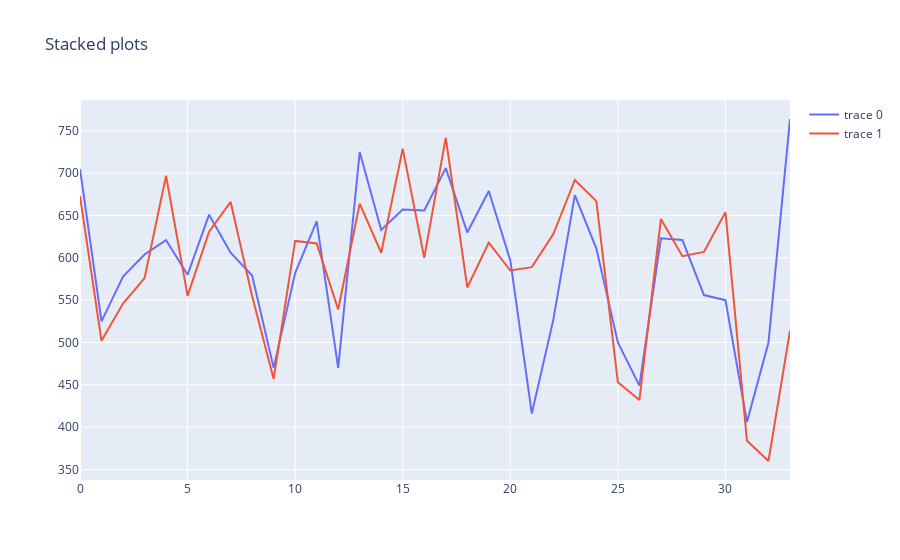

The notebook cell this image was saved under:
### Code cell
# Calculate median readings for first 34 stones
df_stones = pd.DataFrame(index=range(34))
cols = [str(x) for x in range(34)]
for file_nr in range(1, 3):
    df = pd.read_csv(f"Colab_files/black_flat_{file_nr}.csv", index_col='Unnamed: 0')
    for column in cols:
        # Use loc to insert the new row at the end
        df_stones.loc[int(column), f"{str(file_nr-1)}"] = df[column].median()

line_plots(df_stones, 2)

### Figure 1 — Plotly figure (JSON) as saved in the notebook; plotly's stock layout.template omitted (floating-point values rounded to 4 significant figures)
{"data": [{"mode": "lines", "type": "scatter", "x": [0, 1, 2, 3, 4, 5, 6, 7, 8, 9, 10, 11, 12, 13, 14, 15, 16, 17, 18, 19, 20, 21, 22, 23, 24, 25, 26, 27, 28, 29, 30, 31, 32, 33], "y": [705, 525, 578, 604, 621, 580, 651, 606, 579, 470, 582, 643, 470, 725, 633, 657, 656, 706, 630, 679, 597, 416, 527, 674, 611, 500, 449, 623, 621, 556, 550, 406, 500, 764]}, {"mode": "lines", "type": "scatter", "x": [0, 1, 2, 3, 4, 5, 6, 7, 8, 9, 10, 11, 12, 13, 14, 15, 16, 17, 18, 19, 20, 21, 22, 23, 24, 25, 26, 27, 28, 29, 30, 31, 32, 33], "y": [673, 502, 546, 576, 697, 555, 631, 666, 555, 457, 620, 617, 539, 664, 606, 729, 600, 742, 565, 618, 585, 589, 628, 692, 667, 453, 432, 646, 602, 607, 654, 384, 360, 514]}], "layout": {"autosize": true, "title": {"text": "Stacked plots"}, "xaxis": {"autorange": true, "range": [0, 33], "type": "linear"}, "yaxis": {"autorange": true, "range": [337.6, 786.4], "type": "linear"}}}
